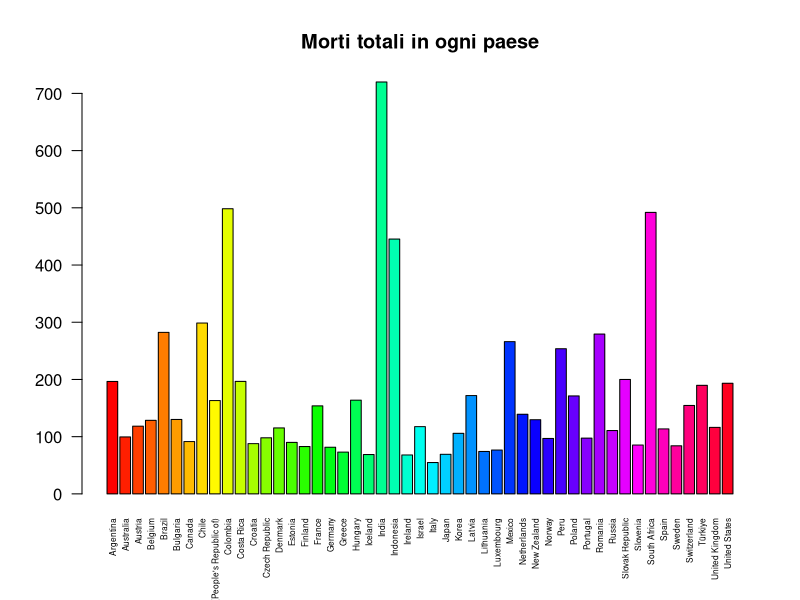
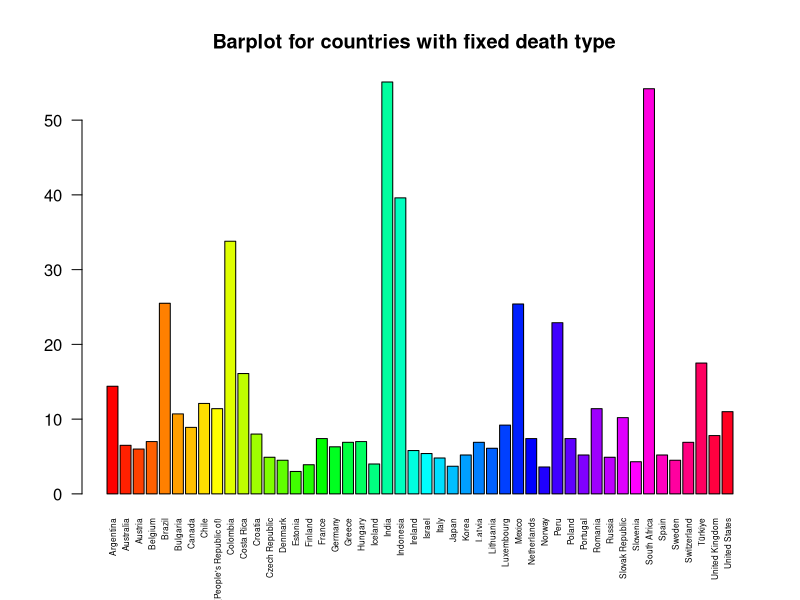
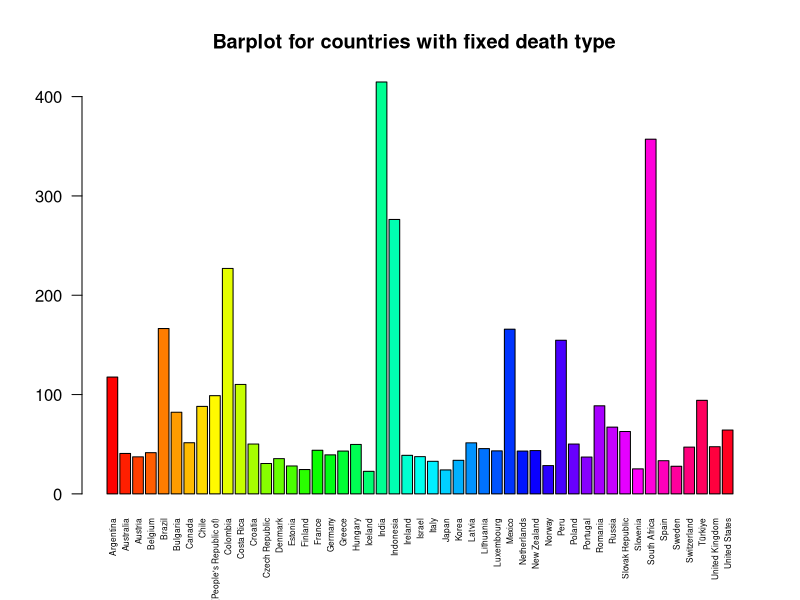
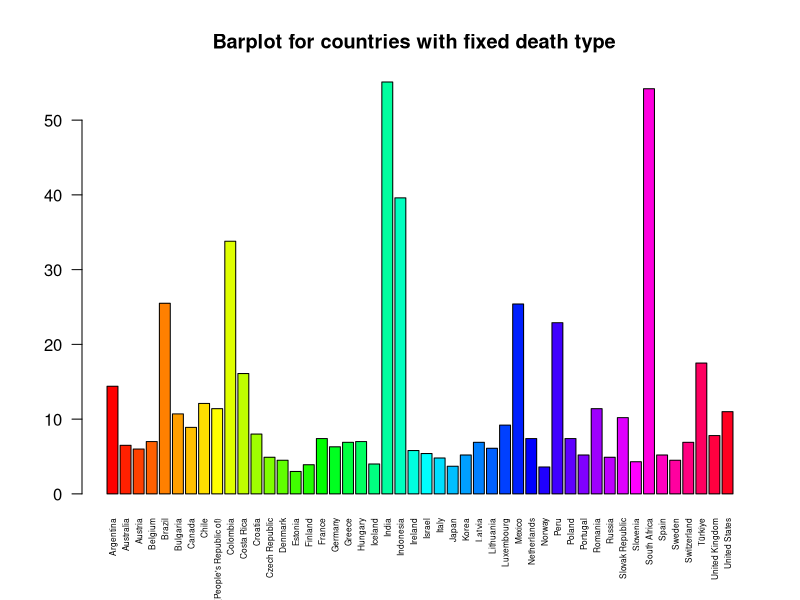
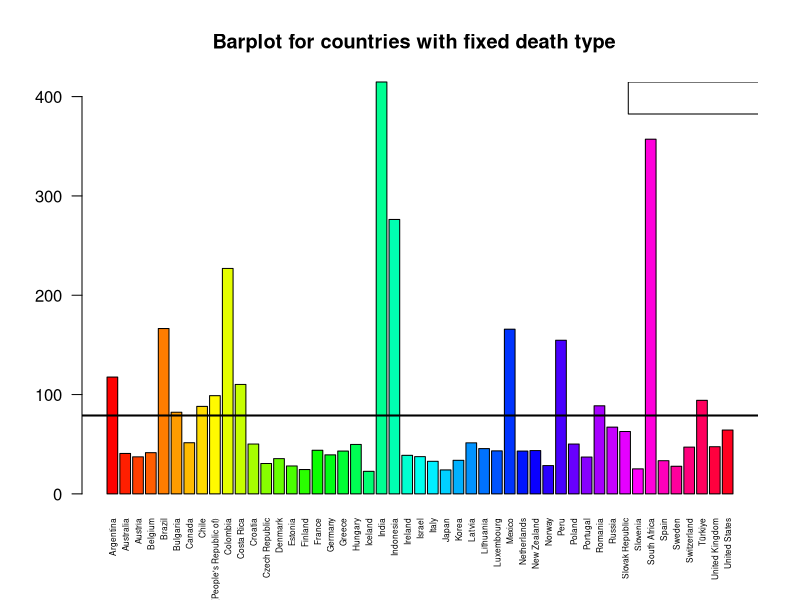

These figures' R source, in order: (Note: this script raises an error after producing the figures.)
library(dplyr)
library(readxl)

data <- read_xlsx("Mortality.xlsx")
names(data)[names(data)=="Variable"] <- "Kind of death"

summary(data)

data_infant <- read_xlsx("Infant_Mortality.xlsx")


# Definizione della funzione di mapping
map_values <- function(value, measure) {
  # Utilizziamo case_when per operare su vettori di valori
  mapped_value <- case_when(
    measure == "Deaths per 100 000 live births" ~ value * 1000 / 100000,
    measure == "Deaths per 1 000 live births" ~ value,
   
    TRUE ~ NA_real_  # Restituiamo NA se nessuna delle condizioni è soddisfatta
  )
  
  return(mapped_value)
}

data_infant$Value_transformed = data_infant$Value

# Applica la funzione di mapping al dataframe
mapped_data <- data_infant %>%
  mutate(Value_transformed = map_values(Value_transformed, Measure))

# Visualizza i risultati
print(mapped_data)

to_plot <- mapped_data[!is.na(mapped_data$Value_transformed), ]

summary(data_infant)

#Barplot per tutte le morti per tutti gli stati nell'arco temporale 2019-2020
subset_mapped_data <- subset(mapped_data, !is.na(Value_transformed))
deaths_total <- aggregate(Value_transformed ~ Country, data = subset_mapped_data, FUN = sum)
barplot(deaths_total$Value_transformed,names.arg = deaths_total$Country, las=2, col=rainbow(length(deaths_total$Value_transformed)),cex.names = 0.5,main="Morti totali in ogni paese") 


#Barplot per più morti per stato lungo tutto l'arco temporale di un tipo di morte, ossia Infant mortality, No minimum threshold... (2010-2022)
subset_temp <- subset(data_infant, data_infant["Variable"]== "Infant mortality, No minimum threshold of gestation period or birthweight" & (mapped_data$Year == 2019 | data_infant$Year == 2020) )
deaths_total <- aggregate(Value ~ Country, data = subset_temp, FUN = sum)
barplot(deaths_total$Value,names.arg = deaths_total$Country, las=2, col=rainbow(length(deaths_total$Value)),cex.names = 0.5,main="Barplot for countries with fixed death type  ") 

#Barplot per più morti per stato lungo tutto l'arco temporale di un tipo di morte, ossia Infant mortality, No minimum threshold... (2010-2022)
subset_temp <- subset(data_infant, data_infant["Variable"]== "Infant mortality, No minimum threshold of gestation period or birthweight" & (mapped_data$Year != 2019 | data_infant$Year != 2020) )
deaths_total <- aggregate(Value ~ Country, data = subset_temp, FUN = sum)
barplot(deaths_total$Value,names.arg = deaths_total$Country, las=2, col=rainbow(length(deaths_total$Value)),cex.names = 0.5,main="Barplot for countries with fixed death type  ") 

#bisogna rendere comparabili i value_trasformed perche nei due grafici non sono nella stessa scala.(minmaxscaling, riportare tutto tra 0 e 1)

#Barplot per più morti per stato lungo tutto l'arco temporale di un tipo di morte, ossia Infant mortality, No minimum threshold... (2019-2020)
subset_temp <- subset(data_infant, data_infant["Variable"]== "Infant mortality, No minimum threshold of gestation period or birthweight" & (data_infant$Year == 2019 | data_infant$Year == 2020) )
deaths_total <- aggregate(Value ~ Country, data = subset_temp, FUN = sum)
barplot(deaths_total$Value,names.arg = deaths_total$Country, las=2, col=rainbow(length(deaths_total$Value)),cex.names = 0.5,main="Barplot for countries with fixed death type  ") 

#Barplot per più morti per stato lungo tutto l'arco temporale di un tipo di morte, ossia Infant mortality, No minimum threshold... (tutti gli altri anni) CAMBIARE DATA_INFANT CON TO_PLOT
subset_temp <- subset(data_infant, data_infant["Variable"]== "Infant mortality, No minimum threshold of gestation period or birthweight" & (data_infant$Year != 2019 | data_infant$Year != 2020) )
deaths_total <- aggregate(Value ~ Country, data = subset_temp, FUN = sum)
barplot(deaths_total$Value,names.arg = deaths_total$Country, las=2, col=rainbow(length(deaths_total$Value)),cex.names = 0.5,main="Barplot for countries with fixed death type  ") 
abline(h=mean(deaths_total$Value), color="black", lwd=2)
#legend("topright", legend = paste("Media =", round(mean(deaths_total$Value), 2)), col = "red", lwd = 2, )
legend("topright", 
       legend = paste("Media =", round(mean(deaths_total$Value), 2)), 
       col = "red", 
       lwd = 2, 
       cex = 0.8,  # Imposta la grandezza del carattere a 80% del normale
       x = 49,   # Mantieni l'assegnazione automatica della posizione orizzontale
       y = max(deaths_total$Value))   # Mantieni l'assegnazione automatica della posizione verticale


